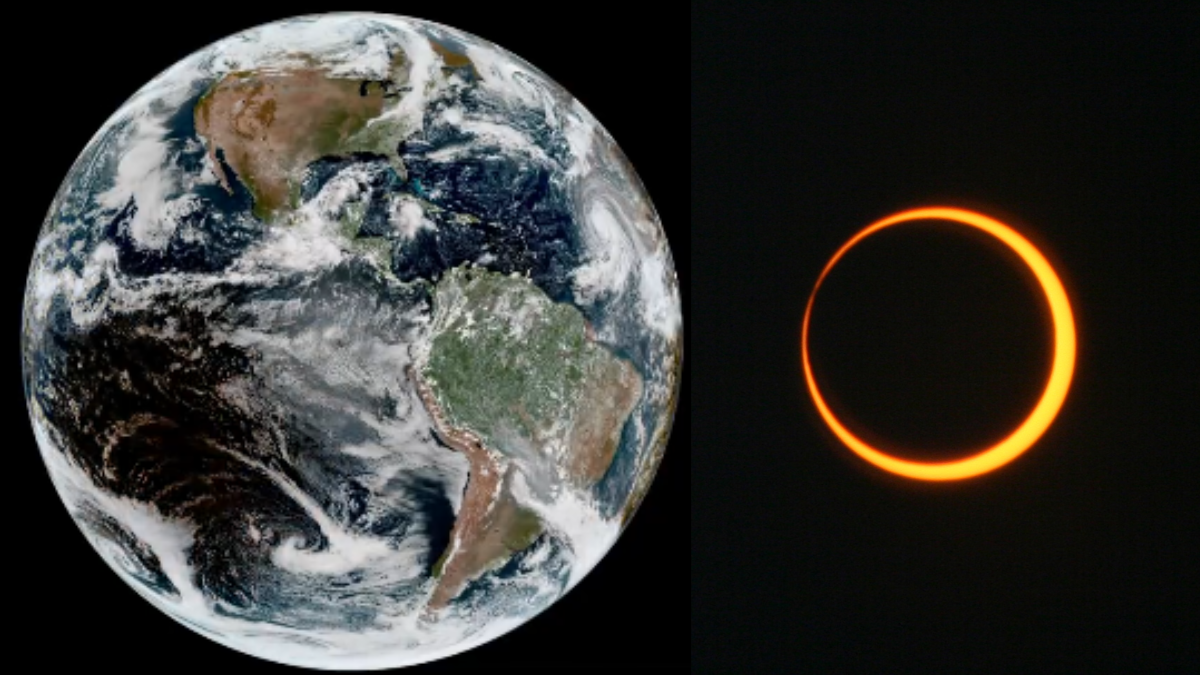
#> input picture earth.png, 1200 x 675 px
$ jupyter execute 'Texture Analysis in Satellite Imagery Using Wavelet Transform.ipynb'
#> lines starting #> are read from the running program, lines starting #| are printed output that depends on the picture
# Texture Analysis in Satellite Imagery Using Wavelet Transform

This notebook demonstrates how to use the Discrete Wavelet Transform (DWT) to analyze and visualize texture features in satellite images.

## 1. Perform 2D Discrete Wavelet Transform (DWT)

We will use the 'haar' wavelet to decompose the grayscale satellite image into four sub-bands.

[cell 1]
import cv2
import numpy as np
import matplotlib.pyplot as plt
import pywt

# Load satellite image (replace with your filename if needed)
img = cv2.imread('earth.png', cv2.IMREAD_GRAYSCALE)
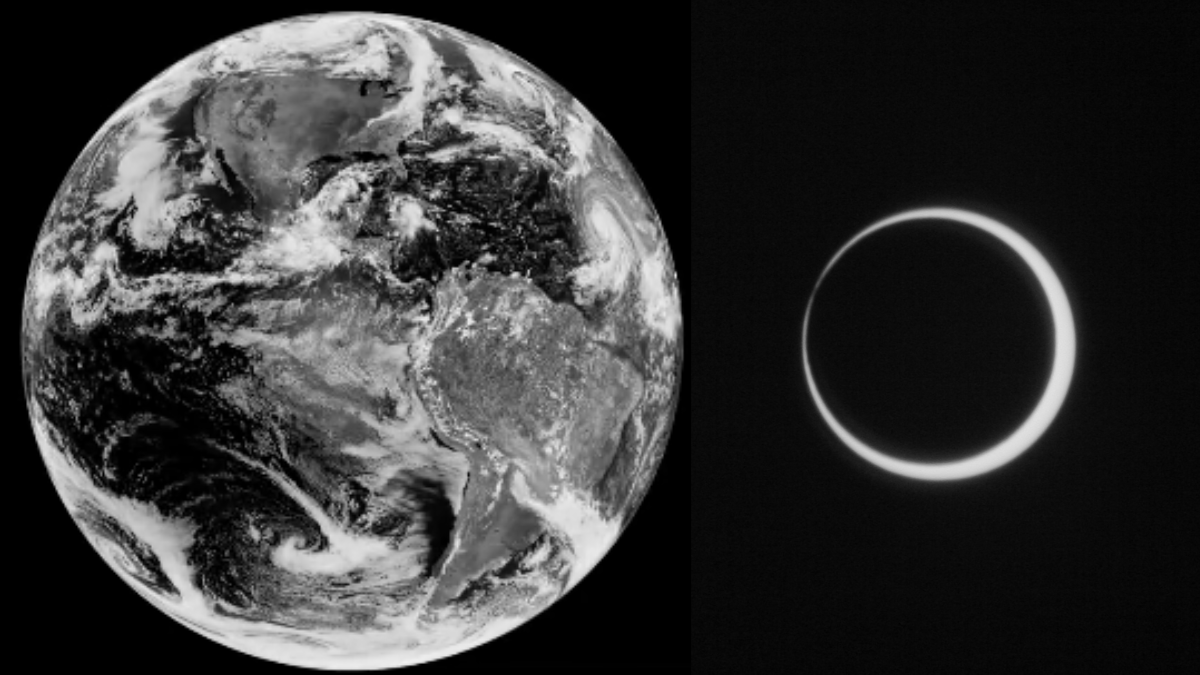
#> img: shape (675, 1200); min 0, max 242, mean 54.3
if img is None:
    raise Exception('Image not found!')

# Perform 2D DWT using 'haar' wavelet
coeffs2 = pywt.dwt2(img, 'haar')
LL, (LH, HL, HH) = coeffs2
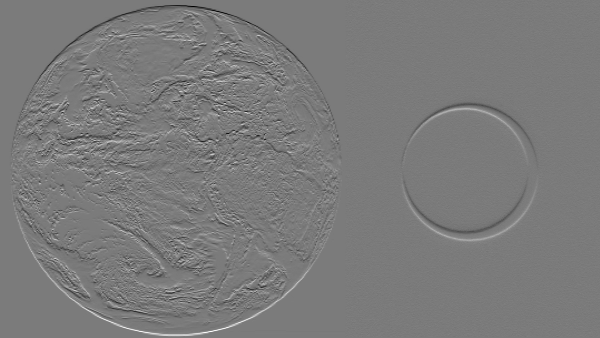
#> LH: shape (338, 600) float64; min -92, max 98.5, mean 0; drawn with min black and max white
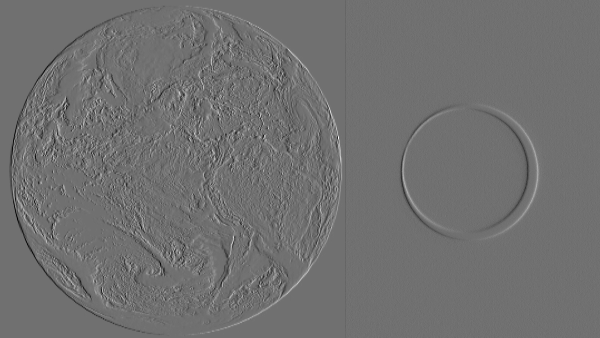
#> HL: shape (338, 600) float64; min -80.5, max 101.5, mean 0; drawn with min black and max white
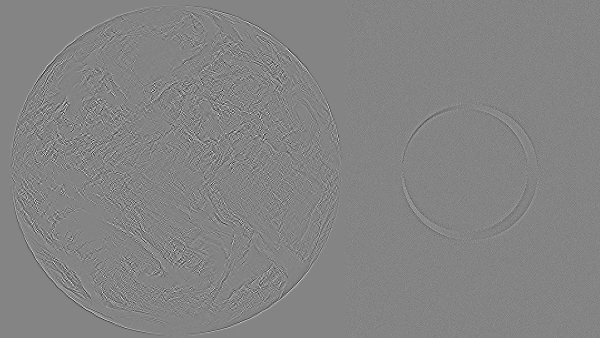
#> HH: shape (338, 600) float64; min -22, max 20.5, mean 0; drawn with min black and max white

plt.figure(figsize=(12,8))
plt.subplot(2,2,1)
plt.imshow(LL, cmap='gray')
plt.title('LL (Approximation)')
plt.axis('off')

plt.subplot(2,2,2)
plt.imshow(LH, cmap='gray')
plt.title('LH (Horizontal details)')
plt.axis('off')

plt.subplot(2,2,3)
plt.imshow(HL, cmap='gray')
plt.title('HL (Vertical details)')
plt.axis('off')

plt.subplot(2,2,4)
plt.imshow(HH, cmap='gray')
plt.title('HH (Diagonal details)')
plt.axis('off')
plt.tight_layout()

plt.show()

## 2. Reconstruct the Image Using Inverse DWT

We will reconstruct the original image from the sub-bands and compare it visually.

[cell 2]
# Reconstruct the image using inverse DWT
reconstructed = pywt.idwt2((LL, (LH, HL, HH)), 'haar')
reconstructed = np.clip(reconstructed, 0, 255).astype(np.uint8)

plt.figure(figsize=(10,5))

plt.subplot(1,2,1)
plt.imshow(img, cmap='gray')
plt.title('Original Image')
plt.axis('off')

plt.subplot(1,2,2)
plt.imshow(reconstructed, cmap='gray')
plt.title('Reconstructed Image (IDWT)')
plt.axis('off')

plt.tight_layout()

plt.show()

$ run again, with log_transformed.jpg saved as earth.png
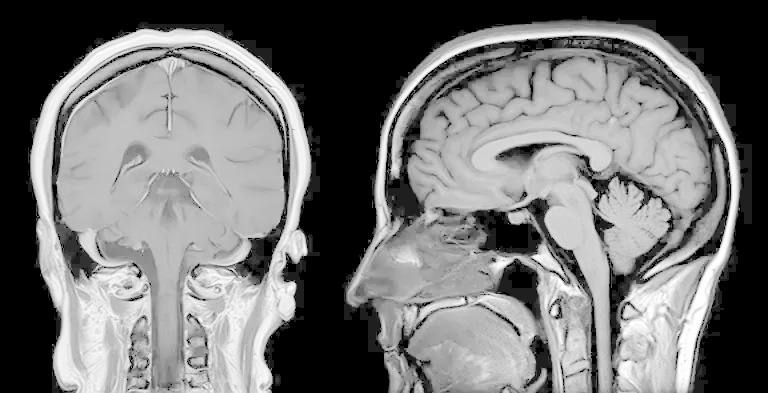
#> input picture log_transformed.jpg, 768 x 393 px
#> img is the input picture: shape (393, 768); min 0, max 255, mean 115.8
#> `LL, (LH, HL, HH) = coeffs2`:
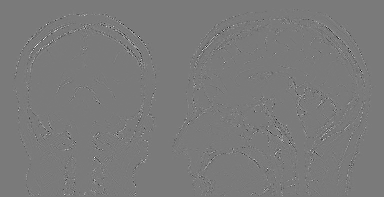
#> HH: shape (197, 384) float64; min -123, max 132, mean 0; drawn with min black and max white
#> `reconstructed = pywt.idwt2((LL, (LH, HL, HH)), 'haar')`:
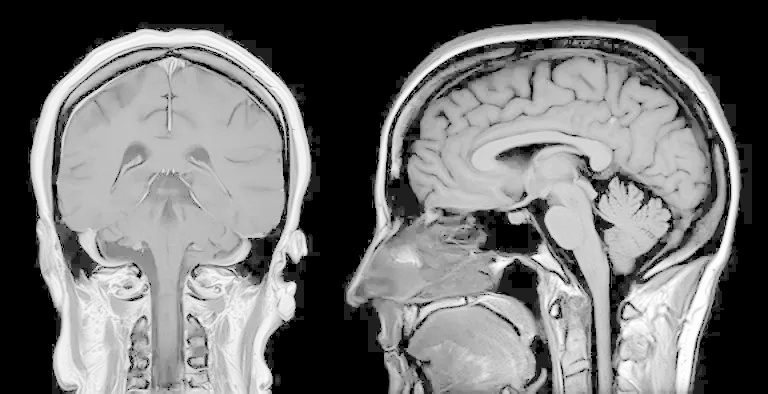
#> reconstructed: shape (394, 768) float64; min -4.26e-14, max 255, mean 115.8; drawn with min black and max white
